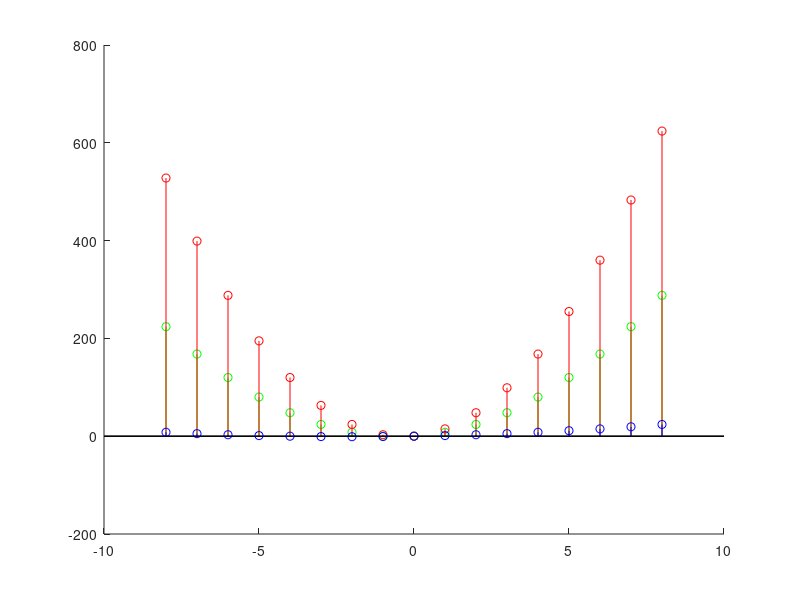

Write MATLAB code to recreate this figure.
n=-8:8;
t1=2;
% here as x[nT]=x[n] therfore equations become 
x1=(4*(n*t1))./2+(n*t1).^2;
t2=3;
x2=(4*(n*t2))./2+(n*t2).^2;
t3=0.5;
x3=(4*(n*t3))./2+(n*t3).^2;
hold on
stem(n,x1,'green');
stem(n,x2,'red');
stem(n,x3,'blue');